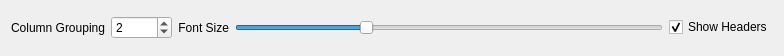
<?xml version="1.0" encoding="UTF-8"?>
<ui version="4.0">
 <class>HexViewControls</class>
 <widget class="QWidget" name="HexViewControls">
  <property name="geometry">
   <rect>
    <x>0</x>
    <y>0</y>
    <width>784</width>
    <height>56</height>
   </rect>
  </property>
  <layout class="QVBoxLayout" name="verticalLayout">
   <item>
    <layout class="QHBoxLayout" name="horizontalLayout">
     <item>
      <widget class="QLabel" name="lb_columnGrouping">
       <property name="text">
        <string>Column Grouping</string>
       </property>
       <property name="alignment">
        <set>Qt::AlignRight|Qt::AlignTrailing|Qt::AlignVCenter</set>
       </property>
       <property name="buddy">
        <cstring>sb_columnGrouping</cstring>
       </property>
      </widget>
     </item>
     <item>
      <widget class="QSpinBox" name="sb_columnGrouping">
       <property name="minimum">
        <number>1</number>
       </property>
       <property name="maximum">
        <number>10000</number>
       </property>
       <property name="value">
        <number>2</number>
       </property>
      </widget>
     </item>
     <item>
      <widget class="QLabel" name="lb_fontSize">
       <property name="text">
        <string>Font Size</string>
       </property>
       <property name="alignment">
        <set>Qt::AlignRight|Qt::AlignTrailing|Qt::AlignVCenter</set>
       </property>
       <property name="buddy">
        <cstring>hs_fontSize</cstring>
       </property>
      </widget>
     </item>
     <item>
      <widget class="QSlider" name="hs_fontSize">
       <property name="minimum">
        <number>4</number>
       </property>
       <property name="maximum">
        <number>24</number>
       </property>
       <property name="pageStep">
        <number>2</number>
       </property>
       <property name="value">
        <number>10</number>
       </property>
       <property name="orientation">
        <enum>Qt::Horizontal</enum>
       </property>
      </widget>
     </item>
     <item>
      <widget class="QCheckBox" name="cb_showHeaders">
       <property name="text">
        <string>Show Headers</string>
       </property>
       <property name="checked">
        <bool>true</bool>
       </property>
      </widget>
     </item>
    </layout>
   </item>
  </layout>
 </widget>
 <tabstops>
  <tabstop>sb_columnGrouping</tabstop>
  <tabstop>hs_fontSize</tabstop>
 </tabstops>
 <resources/>
 <connections/>
</ui>
